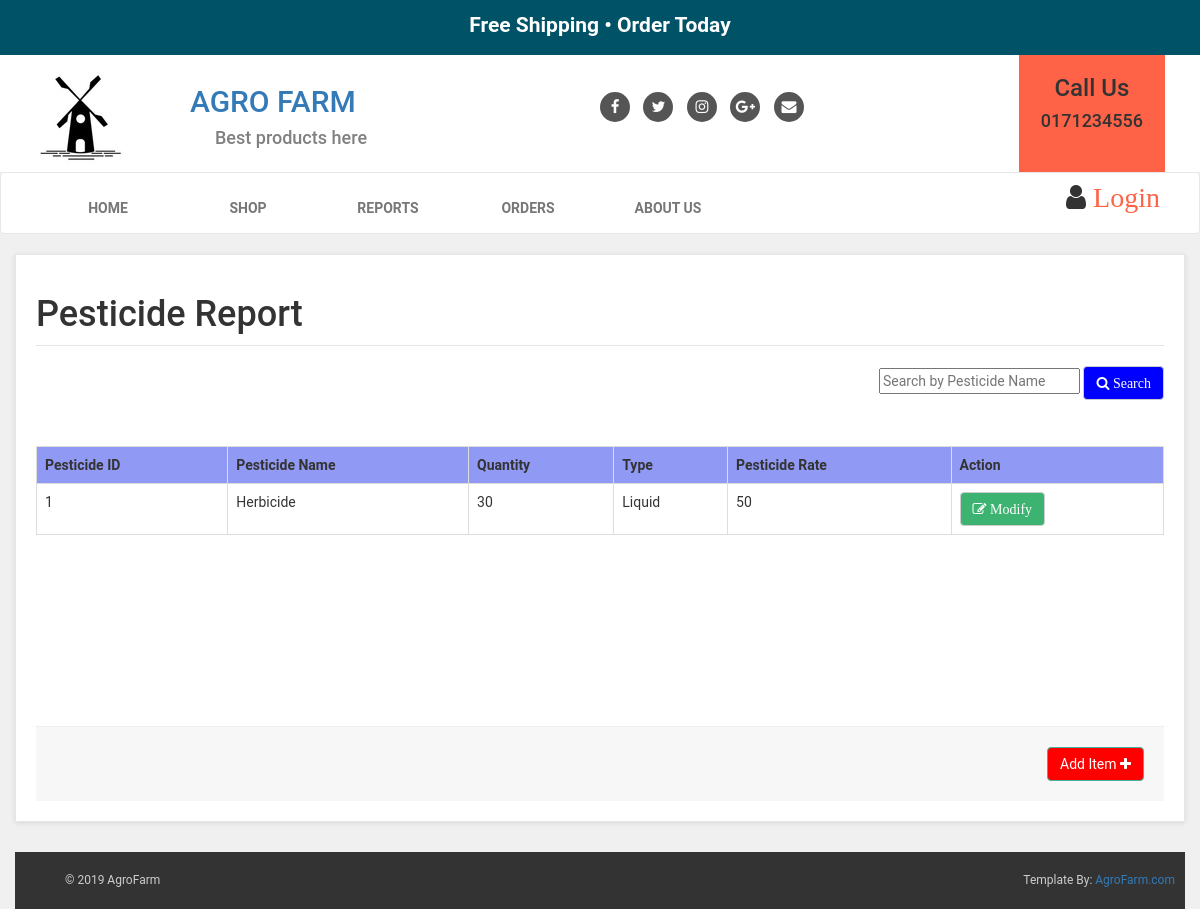
/Owner/pesticidereport.php, run on the app's committed database.
### tables this page shows
CREATE TABLE `pesticide` (
  `Pid` int(5) NOT NULL,
  `Pname` varchar(20) NOT NULL,
  `Ptype` varchar(10) NOT NULL,
  `Rate` int(50) NOT NULL,
  `Quantity` int(10) NOT NULL
);

### Owner/pesticidereport.php (the view, shortened to what this page needs)
<?php
include "includes/connection.php";
?>
<!DOCTYPE html>
<html>
<head>
	<link rel="stylesheet" href="https://maxcdn.bootstrapcdn.com/bootstrap/3.4.0/css/bootstrap.min.css">
	<link rel="stylesheet" href="style.css">
	<link href="https://stackpath.bootstrapcdn.com/font-awesome/4.7.0/css/font-awesome.min.css" rel="stylesheet">
</head>
<body>
<?php
include "includes/owner_header.php";
?>
		<div class="col-md-12" id="cart">
			<div class="box">
				<form action="" method="post" enctype="multipart-form-data">
					<legend><h1>Pesticide Report</h1></legend>
					<div>
										<span class="pull-right">
							<input type="text" name="search" placeholder="Search by Pesticide Name">
							<button class="btn btn-default" type="submit" name="submit" value="submit" style="background-color: blue;color: white;">
								<i class="fa fa-search"> Search</i>
							</button>
					</span>
				</div>
				<br>
				<br>
				<br>
					<div class="table-responsive">
						<div class="scroll">
						<table class="table">
<?php
if(isset($_POST['submit']))
{
		$q=mysqli_query($db,"select * from pesticide where Pname like '%$_POST[search]%'");
		if(mysqli_num_rows($q)==0)
		{
			?>
			<script type="text/javascript">
				alert("No Pesticide Found");
			</script>
			<?php
			$result=mysqli_query($db,"select * from `pesticide`;");
echo "<table class='table table-bordered table-hover' >";
echo "<tr style='background-color: #9099f3;'>";
	echo "<th>";  echo "Pesticide ID";  echo "</th>";
	echo "<th>";  echo "Pesticide Name";  echo "</th>";
	echo "<th>";  echo "Quantity";  echo "</th>";
	echo "<th>";  echo "Type";  echo "</th>";
	echo "<th>";  echo "Pesticide Rate";  echo "</th>";
	echo "<th>";  echo "Action";  echo "</th>";
	echo "</tr>";
while($row=mysqli_fetch_assoc($result))
{
	echo "<tr>";
		echo "<td>";  echo $row['Pid'];  echo "</td>";
		echo "<td>";  echo $row['Pname'];  echo "</td>";
		echo "<td>";  echo $row['Quantity'];  echo "</td>";
		echo "<td>";  echo $row['Ptype'];  echo "</td>";
		echo "<td>";  echo $row['Rate'];  echo "</td>";
		echo "<td>"; ?><button class="btn btn-default edition" type="button" style="background-color: mediumseagreen;color: white;">
								<i class="fa fa-pencil-square-o"> Modify</i>
							</button>
		<?php
		echo "</td>";
	echo "</tr>";
}
echo "</table>";
		}
		else
		{
				echo "<table class='table table-bordered table-hover' >";
echo "<tr style='background-color: #9099f3;'>";
	echo "<th>";  echo "Pesticide ID";  echo "</th>";
	echo "<th>";  echo "Pesticide Name";  echo "</th>";
	echo "<th>";  echo "Quantity";  echo "</th>";
	echo "<th>";  echo "Type";  echo "</th>";
	echo "<th>";  echo "Pesticide Rate";  echo "</th>";
	echo "<th>";  echo "Action";  echo "</th>";
echo "</tr>";
while($row=mysqli_fetch_assoc($q))
{
	echo "<tr>";
		echo "<td>";  echo $row['Pid'];  echo "</td>";
		echo "<td>";  echo $row['Pname'];  echo "</td>";
		echo "<td>";  echo $row['Quantity'];  echo "</td>";
		echo "<td>";  echo $row['Ptype'];  echo "</td>";
		echo "<td>";  echo $row['Rate'];  echo "</td>";
		echo "<td>"; ?><button class="btn btn-default edition" type="button" style="background-color: mediumseagreen;color: white;">
								<i class="fa fa-pencil-square-o"> Modify</i>
							</button>
		<?php
		echo "</td>";
	echo "</tr>";
}
echo "</table>";
		}
}
else
{
	$result=mysqli_query($db,"select * from `pesticide`;");
echo "<table class='table table-bordered table-hover' >";
echo "<tr style='background-color: #9099f3;'>";
	echo "<th>";  echo "Pesticide ID";  echo "</th>";
	echo "<th>";  echo "Pesticide Name";  echo "</th>";
	echo "<th>";  echo "Quantity";  echo "</th>";
	echo "<th>";  echo "Type";  echo "</th>";
	echo "<th>";  echo "Pesticide Rate";  echo "</th>";
	echo "<th>";  echo "Action";  echo "</th>";
	echo "</tr>";
while($row=mysqli_fetch_assoc($result))
{
	echo "<tr>";
		echo "<td>";  echo $row['Pid'];  echo "</td>";
		echo "<td>";  echo $row['Pname'];  echo "</td>";
		echo "<td>";  echo $row['Quantity'];  echo "</td>";
		echo "<td>";  echo $row['Ptype'];  echo "</td>";
		echo "<td>";  echo $row['Rate'];  echo "</td>";
		echo "<td>"; ?><button class="btn btn-default edition" type="button" style="background-color: mediumseagreen;color: white;">
								<i class="fa fa-pencil-square-o"> Modify</i>
							</button>
		<?php
		echo "</td>";
	echo "</tr>";
}
echo "</table>";
}
?>
</div>
					<div class="box-footer">
						<div class="pull-right">
							<a href="#" class="btn btn-primary" id="add_item" style="background-color: red;">Add Item <i class="fa fa-plus"></i></a>
						</div>
					</div>
				</form>
			</div>
</div>
<footer>
	<?php
	include "shop_footer.php";
	?>
</footer>
</body>
</html>

### Customer/styles/style.css (style rules this page uses)
body { font-family: "Roboto",Helvetica,Arial,sans-sarif; font-size: 14px; line-height: 1.42857143; color: #333333; background-color: #f0f0f0; }
.btn-primary { color: rgb(255,255,255); background-color: rgb(75,151,168); border-color: rgb(65,179,156); }
.box { background: #fff; margin: 0 0 30px; border: solid 1px #e6e6e6; padding: 20px; box-shadow: 0 1px 5px rgba(0,0,0,0.1); }
.box .box-footer { background: #f7f7f7; margin: 30px, -20px -20px; padding: 20px; border-top: solid 1px #eeeeee; }
.box .box-footer:before, .box .box-footer:after { content: " "; display: table; }
.box .box-footer:after { clear: both; }

### Owner/pesticidereport.php (style rules this page uses)
.scroll { width:100%; height:300px; overflow: scroll; }

### Owner/includes/owner_header.php (style rules this page uses)
.btn-primary { color: rgb(255,255,255); background-color: rgb(75,151,168); border-color: rgb(65,179,156); }

### Owner/shop_footer.php (style rules this page uses)
body { font-family: "Roboto",Helvetica,Arial,sans-sarif; font-size: 14px; line-height: 1.42857143; color: #333333; background-color: #f0f0f0; }

### data on the page
pesticide: Pid "1", Pname "Herbicide", Quantity "30", Ptype "Liquid", Rate "50"
